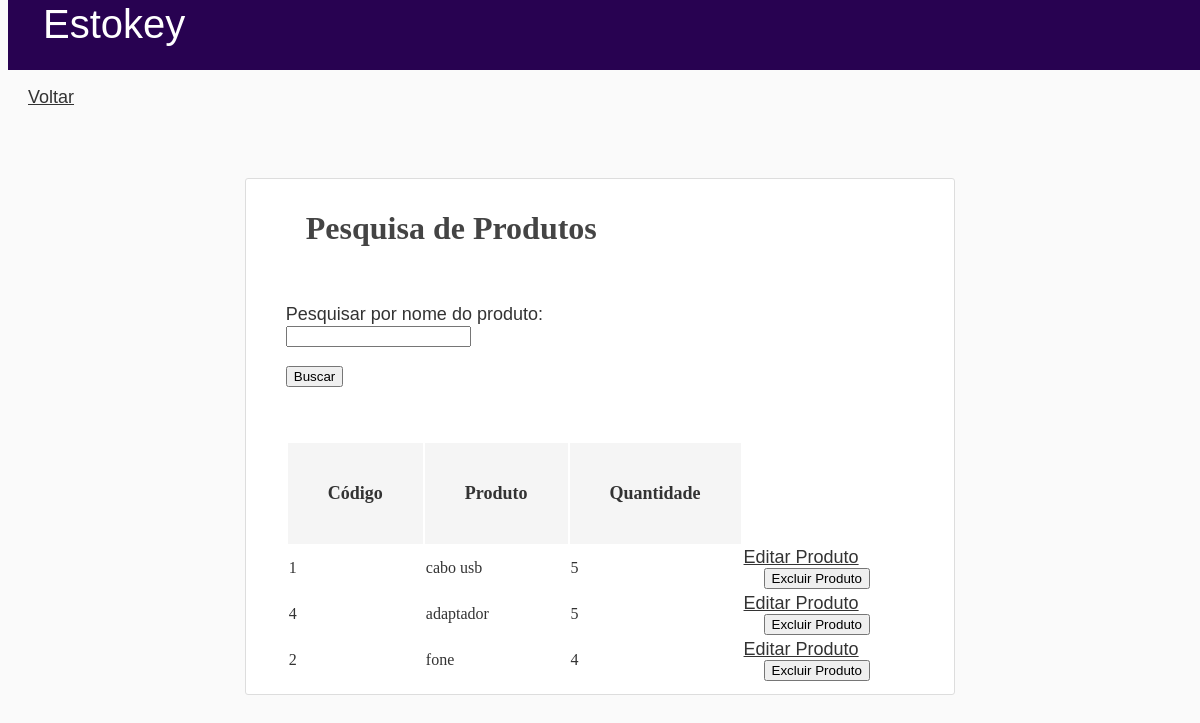
The app's page /pesquisa, older data.
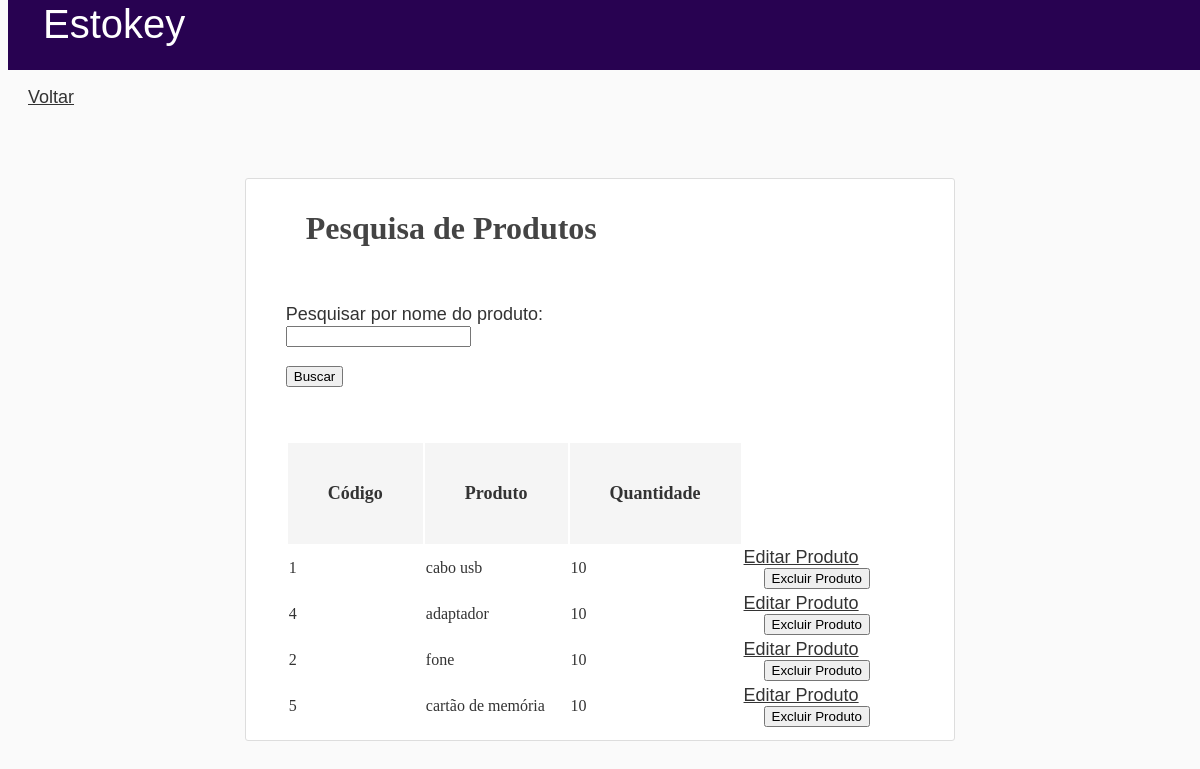
The same page, newer data.
### models.py (models this page shows, shortened)
class CadastroProduto(db.Model):
    __tablename__ = 'cadastro_produto'
    id = db.Column(db.Integer, primary_key=True)
    codigoprod = db.Column(db.Integer, nullable=False, unique=True)
    produto = db.Column(db.String(100), nullable=False)
    categoria = db.Column(db.String(50))
    quantidade = db.Column(db.Integer)

### routes.py (the view)
@bp.route("/pesquisa", methods=['GET', 'POST'])
def pesquisa():
    form = PesquisaForm()
    produtos = CadastroProduto.query.all()
    if not produtos:
        flash(400, message='Nenhum produto cadastrado ainda!')
        return redirect(url_for('main.pesquisa'))
    return render_template('pesquisa.html', form=form, produtos=produtos)

### forms.py
class PesquisaForm(FlaskForm):
    produto = StringField('Pesquisar por nome do produto: ', validators=[DataRequired()])
    submit = SubmitField('Buscar')

### templates/pesquisa.html (shortened to what this page needs)
<!DOCTYPE html>
<html lang="pt-BR">
<head>
    <link rel="stylesheet" type="text/css" href="{{ url_for('static', filename='style.css') }}">
</head>
<body>
    <header class="site-header">
        <nav class="navbar navbar-expand-md navbar-dark bg-steel fixed-top">
          <div class="container"> <p class="Main">Estokey</p> </div>
          <a class="voltar" href="{{ url_for('main.home') }}">Voltar</a>
    </header>
    <div class="container-content">
        <h1>Pesquisa de Produtos</h1>
        <br>
        <p>
            {{ form.produto.label }}<br>
            {{ form.produto(size=20) }}
        </p>
        <p>{{ form.submit() }}</p>
        <br><br>
    <table class="resultado-pesquisa">
        <thead>
            <tr>
                <th>Código</th> <th>Produto</th> <th>Quantidade</th>
            </tr>
        </thead>
        <tbody>
            {% if produtos %}
                {% for p in produtos %}
                    <tr>
                        <td>{{ p.codigoprod }}</td>
                        <td>{{ p.produto }}</td>
                        <td>{{ p.quantidade }}</td>
                        <td>
                            <div class="editar_produto">
                            <a href="{{ url_for('main.editar_produto', id=p.id)}}">Editar Produto</a>
                                <form method="POST" action="{{ url_for('main.excluir_produto', id=p.id) }}" onsubmit="return confirm('Deseja excluir este produto?');">
                                    <button type="submit" class="btn btn-danger">Excluir Produto</button>
                                </form>
                            </div>
                        </td>
                    </tr>
                {% endfor %}
            {% endif %}
        </tbody>
    </table>
</div>
</body>
</html>

### static/style.css (style rules this page uses)
body { background: #fafafa; color: #333333; }
h1, h2, h3 { padding-left: 20px; color: #444444; }
form { padding-left: 20px; }
a { font-size: large; font-family: Arial, Helvetica, sans-serif; color: #333333; }
p { font-size: large; font-family: Arial, Helvetica, sans-serif; }
header { background-color: #280251; color: white; height: 70px; width: 100%; top: 0; position: fixed; display: flex; align-items: center; justify-content: left; padding: 0 20px; box-sizing: border-box; font-weight: 500; }
.Main { color: white; font-family: sans-serif; font-size: 40px; padding-left: 15px; }
.container-content { margin-top: 15%; margin-left: 20%; margin-right: 20%; padding: 10px 40px; text-align: justify; background: #ffffff; border: 1px solid #dddddd; border-radius: 3px; margin-bottom: 20px; }
label { font-family: Arial, Helvetica, sans-serif; }
th { font-size: large; background-color: whitesmoke; padding: 40px; }
.resultado-pesquisa { padding: 10; }
.voltar { padding-right: 15px; }

Row changes from the older to the newer data that the page shows:
changed CadastroProduto "cabo usb": quantidade "5" → "10"
changed CadastroProduto "adaptador": quantidade "5" → "10"
changed CadastroProduto "fone": quantidade "4" → "10"
added CadastroProduto: codigoprod "5", produto "cartão de memória", quantidade "10"
